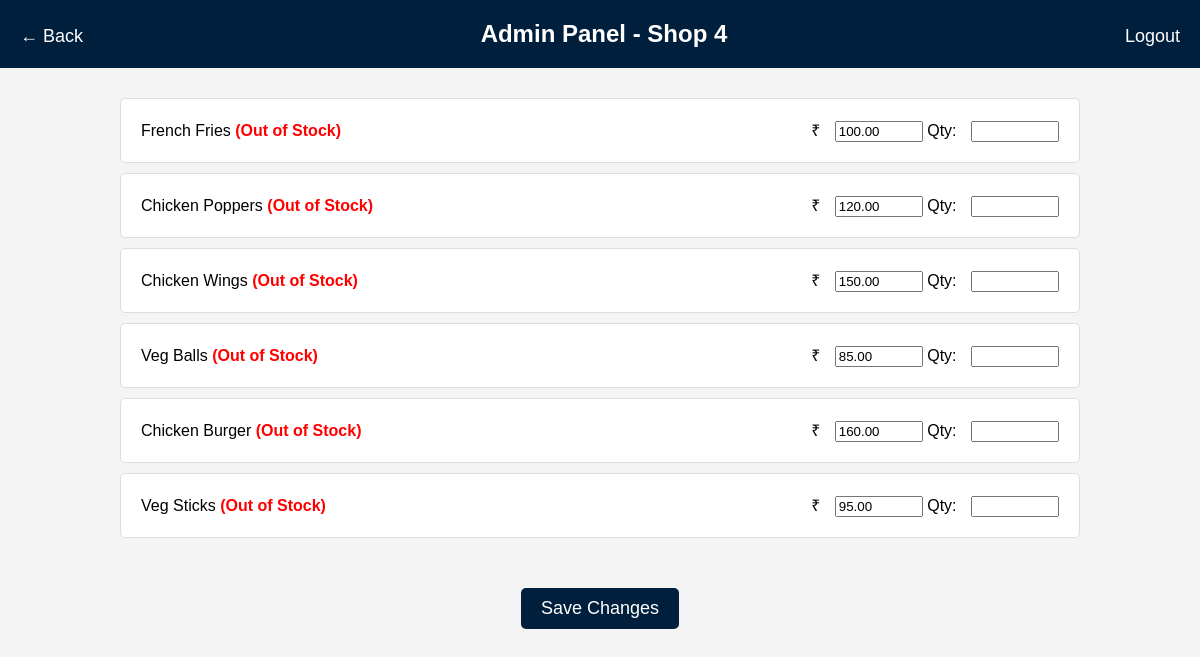
Screenshot of /adminfood4.php with the database file from the repository.
### tables this page shows
CREATE TABLE Food_Items (
    item_id INT AUTO_INCREMENT PRIMARY KEY,
    shop_id INT,
    item_name VARCHAR(100) NOT NULL,
    item_image VARCHAR(255),
    price DECIMAL(8,2),
    stock_status ENUM('in', 'out') DEFAULT 'in',
    quantity INT,
    FOREIGN KEY (shop_id) REFERENCES Shops(shop_id)
);

### adminfood4.php (the view, shortened to what this page needs)
<?php
$servername = "localhost";
$username = "root";
$password = "";
$dbname = "vishnu_food_bites";
$conn = new mysqli($servername, $username, $password, $dbname);
$sql = "SELECT item_id, item_name, price, quantity, stock_status FROM Food_Items WHERE shop_id = 4";
$result = $conn->query($sql);
?>
<!DOCTYPE html>
<html lang="en">
<head>
</head>
<body>
<header>
    <div class="header-left"><a href="admin1.php">&#8592; Back</a></div>
    <div class="header-center">Admin Panel - Shop 4</div>
    <div class="header-right"><a href="index.php">Logout</a></div>
</header>
<form method="POST">
    <ul class="food-list">
        <?php if ($result->num_rows > 0): ?>
            <?php while ($row = $result->fetch_assoc()):
                $fid = $row['item_id'];
                $name = htmlspecialchars($row['item_name']);
                $price = $row['price'];
                $quantity = $row['quantity'];
                $stockStatus = $quantity < 5 ? "<span class='out-of-stock'>(Out of Stock)</span>" : "";
            ?>
            <li>
                <span><?php echo $name . " " . $stockStatus; ?></span>
                <div>
                    ₹ <input type="number" name="food[<?php echo $fid; ?>][price]" value="<?php echo $price; ?>" step="0.01" required>
                    Qty: <input type="number" name="food[<?php echo $fid; ?>][quantity]" value="<?php echo $quantity; ?>" required>
                </div>
            </li>
            <?php endwhile; ?>
        <?php else: ?>
            <li>No food items found for this shop.</li>
        <?php endif; ?>
    </ul>
    <div class="submit-container">
        <button type="submit">Save Changes</button>
    </div>
</form>
</body>
</html>

### adminfood4.php (style rules this page uses)
body { font-family: Arial; background-color: #f4f4f4; margin: 0; padding: 0; }
header { background-color: #001f3d; color: white; display: flex; justify-content: space-between; padding: 20px; font-size: 24px; }
.header-left a, .header-right a { color: white; text-decoration: none; font-size: 18px; }
.header-center { flex-grow: 1; text-align: center; font-weight: bold; }
.food-list { width: 80%; margin: auto; padding: 20px 0; }
.food-list li { background: #fff; border: 1px solid #ddd; margin: 10px 0; padding: 20px; display: flex; justify-content: space-between; align-items: center; border-radius: 5px; }
.submit-container { text-align: center; margin-top: 20px; }
.submit-container button { background: #001f3d; color: white; padding: 10px 20px; border: none; border-radius: 5px; cursor: pointer; font-size: 18px; }
.out-of-stock { color: red; font-weight: bold; }
input[type=number] { width: 80px; margin-left: 10px; }

### rows the page displays
food_items: item_name "French Fries", price "100.00"
food_items: item_name "Chicken Poppers", price "120.00"
food_items: item_name "Chicken Wings", price "150.00"
food_items: item_name "Veg Balls", price "85.00"
food_items: item_name "Chicken Burger", price "160.00"
food_items: item_name "Veg Sticks", price "95.00"
